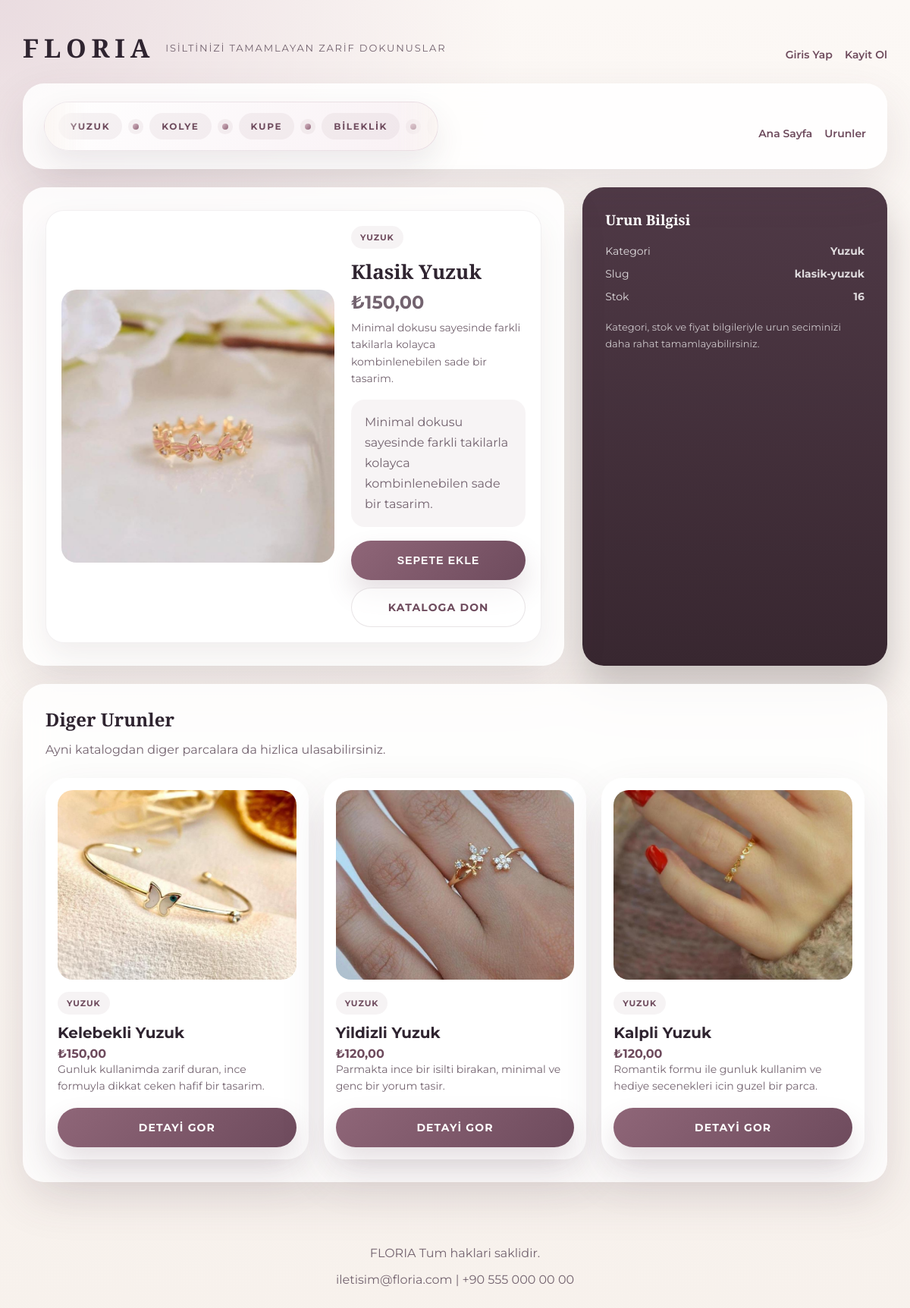
Page /product.php?slug=klasik-yuzuk on the committed database.
### tables this page shows
CREATE TABLE menus (
    id INT UNSIGNED AUTO_INCREMENT PRIMARY KEY,
    title VARCHAR(120) NOT NULL,
    url VARCHAR(255) NOT NULL,
    target VARCHAR(20) NOT NULL DEFAULT '_self',
    sort_order INT NOT NULL DEFAULT 0,
    is_active TINYINT(1) NOT NULL DEFAULT 1,
    created_at TIMESTAMP DEFAULT CURRENT_TIMESTAMP,
    updated_at TIMESTAMP DEFAULT CURRENT_TIMESTAMP ON UPDATE CURRENT_TIMESTAMP
);

CREATE TABLE products (
    id INT UNSIGNED AUTO_INCREMENT PRIMARY KEY,
    category_id INT UNSIGNED NOT NULL,
    name VARCHAR(150) NOT NULL,
    slug VARCHAR(180) NOT NULL UNIQUE,
    short_description VARCHAR(255) DEFAULT NULL,
    description TEXT DEFAULT NULL,
    price DECIMAL(10,2) NOT NULL,
    stock INT NOT NULL DEFAULT 0,
    sku VARCHAR(100) DEFAULT NULL UNIQUE,
    cover_image VARCHAR(255) DEFAULT NULL,
    is_active TINYINT(1) NOT NULL DEFAULT 1,
    created_at TIMESTAMP DEFAULT CURRENT_TIMESTAMP,
    updated_at TIMESTAMP DEFAULT CURRENT_TIMESTAMP ON UPDATE CURRENT_TIMESTAMP,
    CONSTRAINT fk_products_category FOREIGN KEY (category_id) REFERENCES categories(id)
);

CREATE TABLE categories (
    id INT UNSIGNED AUTO_INCREMENT PRIMARY KEY,
    name VARCHAR(120) NOT NULL,
    slug VARCHAR(150) NOT NULL UNIQUE,
    description TEXT DEFAULT NULL,
    sort_order INT NOT NULL DEFAULT 0,
    is_active TINYINT(1) NOT NULL DEFAULT 1,
    created_at TIMESTAMP DEFAULT CURRENT_TIMESTAMP,
    updated_at TIMESTAMP DEFAULT CURRENT_TIMESTAMP ON UPDATE CURRENT_TIMESTAMP
);

### app/repositories/SettingRepository.php (called while the page is built, shortened)
<?php
function settingsAll(PDO $pdo): array
{
    $statement = $pdo->prepare('SELECT * FROM settings ORDER BY setting_key ASC');
    $statement->execute();
    $rows = $statement->fetchAll();
    $settings = [];
    foreach ($rows as $row) {
        $settings[$row['setting_key']] = $row['setting_value'];
    }
    return $settings;
}

### app/helpers/functions.php (called while the page is built, shortened)
<?php
function e(?string $value): string
{
    return htmlspecialchars((string) $value, ENT_QUOTES, 'UTF-8');
}

### app/config/config.php (called while the page is built, shortened)
<?php
return [
    'app_name' => 'FLORIA',
    'app_url' => 'http://localhost:8000',
    'timezone' => 'Europe/Istanbul',
    'locale' => 'tr_TR',
    'db' => [
        'driver' => 'mysql',
        'host' => '127.0.0.1',
        'port' => 3306,
        'database' => 'floria_db',
        'username' => 'root',
        'password' => '',
        'charset' => 'utf8mb4',
        'collation' => 'utf8mb4_unicode_ci',
    ],
    'session' => [
        'name' => 'floria_admin_session',
        'public_name' => 'floria_public_session',
    ],
];

### app/helpers/auth.php (called while the page is built, shortened)
<?php
function startPublicSession(): void
{
    $config = require __DIR__ . '/../config/config.php';
}
function publicUser(): ?array
{
    return $_SESSION['public_user'] ?? null;
}

### app/repositories/MenuRepository.php (called while the page is built, shortened)
<?php
function menuActiveAll(PDO $pdo): array
{
    $statement = $pdo->prepare('SELECT * FROM menus WHERE is_active = 1 ORDER BY sort_order ASC, id ASC');
    $statement->execute();
    return $statement->fetchAll();
}

### app/repositories/ProductRepository.php (called while the page is built, shortened)
<?php
function productFindBySlug(PDO $pdo, string $slug): ?array
{
    $sql = '
        SELECT products.*, categories.name AS category_name
        FROM products
        INNER JOIN categories ON categories.id = products.category_id
        WHERE products.slug = :slug AND products.is_active = 1
        LIMIT 1
    ';
    $statement = $pdo->prepare($sql);
    $statement->execute(['slug' => $slug]);
    $product = $statement->fetch();
    return $product ?: null;
}
function productRecent(PDO $pdo, int $limit = 4): array
{
    $limit = max(1, $limit);
    $statement = $pdo->prepare("SELECT products.*, categories.name AS category_name
        FROM products
        INNER JOIN categories ON categories.id = products.category_id
        WHERE products.is_active = 1
        ORDER BY products.created_at DESC
        LIMIT {$limit}");
    $statement->execute();
    return $statement->fetchAll();
}

### public/product.php (the view, shortened to what this page needs)
<?php
require_once dirname(__DIR__) . '/app/bootstrap.php';
$slug = trim((string) ($_GET['slug'] ?? ''));
try {
    $settings = settingsAll($pdo);
    $menus = menuActiveAll($pdo);
    $product = $slug !== '' ? productFindBySlug($pdo, $slug) : null;
    $relatedProducts = productRecent($pdo, 3);
} catch (Throwable $exception) {
    $settings = [];
    $menus = [];
    $product = null;
    $relatedProducts = [];
    logSystemError('public_product_detail_error', $exception->getMessage());
}
$siteTitle = $settings['site_title'] ?? 'FLORIA';
$siteTagline = $settings['site_tagline'] ?? 'Zarafetin yeni hali';
require dirname(__DIR__) . '/app/views/layouts/public_header.php';
?>
<main class="catalog-page">
    <div class="catalog-shell">
        <?php require dirname(__DIR__) . '/app/views/components/public_site_header.php'; ?>
        <?php if (!$product): ?>
            <div class="empty-state">Aradiginiz urun bulunamadi.</div>
        <?php else: ?>
            <section class="cart-layout">
                <section class="panel-card">
                    <div class="cart-item" style="grid-template-columns: minmax(280px, 360px) 1fr;">
                        <img src="<?= e('../' . ($product['cover_image'] ?: 'images/kelebekli-yuzuk.jpg')); ?>" alt="<?= e($product['name']); ?>" style="width:100%; height:360px;">
                        <div class="cart-info">
                            <span class="product-meta"><?= e($product['category_name']); ?></span>
                            <h3><?= e($product['name']); ?></h3>
                            <p class="price">₺<?= e(number_format((float) $product['price'], 2, ',', '.')); ?></p>
                            <div class="cart-caption"><?= e($product['short_description'] ?: 'Kisa aciklama eklenmemis.'); ?></div>
                            <div class="cart-note" style="margin-top:16px;">
                                <?= e($product['description'] ?: 'Bu urun gunluk kullanimdan ozel gun kombinlerine kadar rahatca eslik edecek zarif bir secim sunar.'); ?>
                            </div>
                            <div class="product-actions" style="margin-top: 18px;">
                                <button class="primary-btn" type="button" onclick='addToCart(<?= json_encode([
                                    'id' => (int) $product['id'],
                                    'ad' => $product['name'],
                                    'fiyat' => '₺' . number_format((float) $product['price'], 2, ',', '.'),
                                    'resim' => '../' . ($product['cover_image'] ?: 'images/kelebekli-yuzuk.jpg'),
                                ], JSON_UNESCAPED_UNICODE | JSON_UNESCAPED_SLASHES); ?>)'>Sepete Ekle</button>
                                <a class="secondary-btn" href="products.php">Kataloga Don</a>
                            </div>
                        </div>
                    </div>
                </section>
                <aside class="summary-card">
                    <h3>Urun Bilgisi</h3>
                    <div class="summary-list">
                        <div class="summary-row"><span>Kategori</span><strong><?= e($product['category_name']); ?></strong></div>
                        <div class="summary-row"><span>Slug</span><strong><?= e($product['slug']); ?></strong></div>
                        <div class="summary-row"><span>Stok</span><strong><?= e((string) $product['stock']); ?></strong></div>
                    </div>
                    <p class="summary-note">Kategori, stok ve fiyat bilgileriyle urun seciminizi daha rahat tamamlayabilirsiniz.</p>
                </aside>
            </section>
            <?php if (!empty($relatedProducts)): ?>
                <section class="panel-card" style="margin-top: 24px;">
                    <div class="panel-header">
                        <div>
                            <h2>Diger Urunler</h2>
                            <p>Ayni katalogdan diger parcalara da hizlica ulasabilirsiniz.</p>
                        </div>
                    </div>
                    <div class="product-grid">
                        <?php foreach ($relatedProducts as $related): ?>
                            <article class="product-card">
                                <img class="product-image" src="<?= e('../' . ($related['cover_image'] ?: 'images/kelebekli-yuzuk.jpg')); ?>" alt="<?= e($related['name']); ?>">
                                <span class="product-meta"><?= e($related['category_name']); ?></span>
                                <h3><?= e($related['name']); ?></h3>
                                <p>₺<?= e(number_format((float) $related['price'], 2, ',', '.')); ?></p>
                                <div class="product-copy"><?= e($related['short_description'] ?: 'Kisa aciklama eklenmemis.'); ?></div>
                                <div class="product-actions">
                                    <a class="primary-btn" href="product.php?slug=<?= e($related['slug']); ?>">Detayi Gor</a>
                                </div>
                            </article>
                        <?php endforeach; ?>
                    </div>
                </section>
            <?php endif; ?>
        <?php endif; ?>
    </div>
</main>
<?php require dirname(__DIR__) . '/app/views/components/public_site_footer.php'; ?>
<?php require dirname(__DIR__) . '/app/views/layouts/public_footer.php'; ?>

### app/views/components/public_site_header.php (shortened to what this page needs)
<?php
$siteTitle = $siteTitle ?? 'FLORIA';
$siteTagline = $siteTagline ?? 'Zarafetin yeni hali';
$menus = $menus ?? [];
$publicUser = publicUser();
?>
<div class="page-topbar">
    <a href="index.php" class="page-brand">
        <strong><?= e($siteTitle); ?></strong>
        <span><?= e($siteTagline); ?></span>
    </a>
    <div class="auth-links">
        <?php if ($publicUser): ?>
            <a href="orders.php">Siparislerim</a>
            <a href="cart.php">Sepetim</a>
            <a href="logout.php">Cikis Yap</a>
        <?php else: ?>
            <a href="login.php">Giris Yap</a>
            <a href="register.php">Kayit Ol</a>
        <?php endif; ?>
    </div>
</div>
<?php if (!empty($menus)): ?>
    <section class="catalog-toolbar" style="margin-bottom: 24px;">
        <div>
            <div class="jewelry-ribbon" aria-label="Takı kategorileri">
                <div class="jewelry-ribbon-track">
                    <div class="jewelry-ribbon-group">
                        <span class="jewelry-pill">Yuzuk</span>
                        <span class="jewelry-dot"></span>
                        <span class="jewelry-pill">Kolye</span>
                        <span class="jewelry-dot"></span>
                        <span class="jewelry-pill">Kupe</span>
                        <span class="jewelry-dot"></span>
                        <span class="jewelry-pill">Bileklik</span>
                        <span class="jewelry-dot"></span>
                        <span class="jewelry-pill">Zarif Detaylar</span>
                    </div>
                </div>
            </div>
        </div>
        <div class="auth-links">
            <?php foreach ($menus as $menu): ?>
                <?php
                $menuUrl = (string) ($menu['url'] ?? '');
                $menuTitle = mb_strtolower((string) ($menu['title'] ?? ''), 'UTF-8');
                $isAuthMenu = str_contains($menuUrl, 'login.php')
                    || str_contains($menuUrl, 'register.php')
                    || str_contains($menuTitle, 'giris')
                    || str_contains($menuTitle, 'kayit');
                if ($isAuthMenu) {
                    continue;
                }
                ?>
                <a href="<?= e($menu['url']); ?>" target="<?= e($menu['target']); ?>"><?= e($menu['title']); ?></a>
            <?php endforeach; ?>
        </div>
    </section>
<?php endif; ?>

### rows in the picture
menus: title "Ana Sayfa"
menus: title "Urunler"
products: cover_image (picture), category.name "YUZUK", name "Klasik Yuzuk", price "150,00", short_description "Minimal dokusu sayesinde farkli takilarla kolayca kombinlenebilen sade bir tasarim.", description "Minimal dokusu sayesinde farkli takilarla kolayca kombinlenebilen sade bir tasarim.", category.name "Yuzuk", slug "klasik-yuzuk", stock "16"
products: cover_image (picture), category.name "YUZUK", name "Kelebekli Yuzuk", price "150,00", short_description "Gunluk kullanimda zarif duran, ince formuyla dikkat ceken hafif bir tasarim."
products: cover_image (picture), category.name "YUZUK", name "Yildizli Yuzuk", price "120,00", short_description "Parmakta ince bir isilti birakan, minimal ve genc bir yorum tasir."
products: cover_image (picture), category.name "YUZUK", name "Kalpli Yuzuk", price "120,00", short_description "Romantik formu ile gunluk kullanim ve hediye secenekleri icin guzel bir parca."

### other values in the picture
$siteTitle "FLORIA"
$siteTagline "ISILTINIZI TAMAMLAYAN ZARIF DOKUNUSLAR"
$settings['footer_text'] "FLORIA Tum haklari saklidir."
$settings['contact_email'] "iletisim@floria.com"
$settings['contact_phone'] "+90 555 000 00 00"
